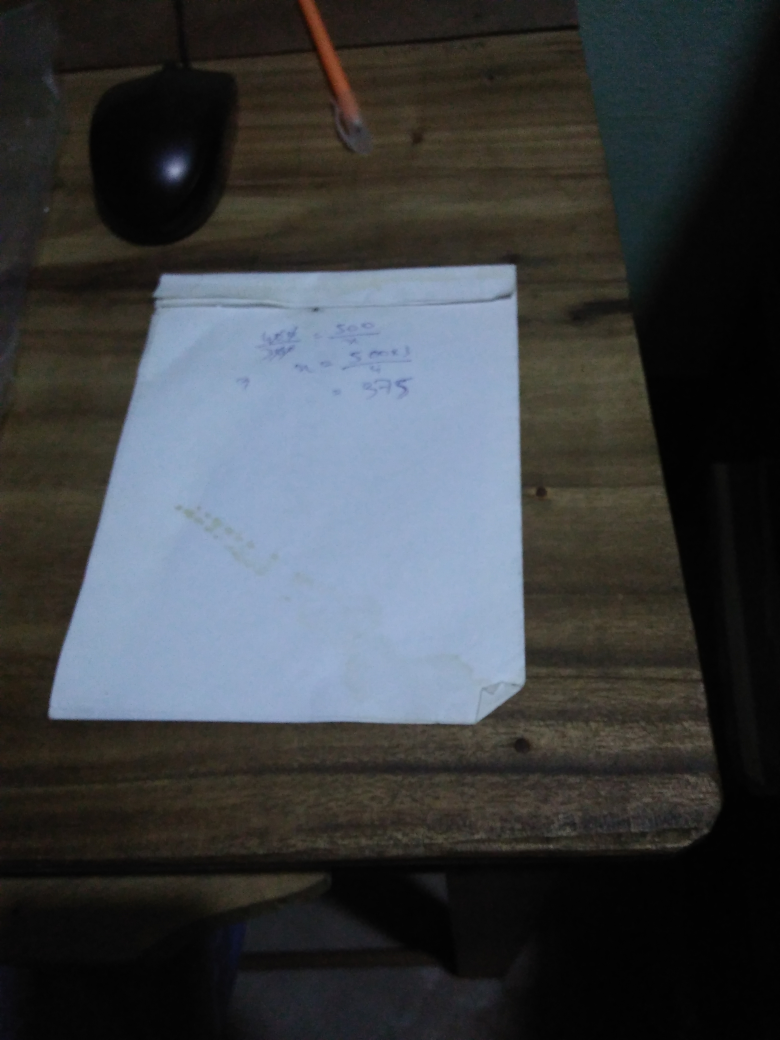
#> input picture Playing with OpenCV/images/contour.jpg, 3120 x 4160 px (shown at 1/4 size)
$ python contours.py   (older library calls are emulated)
#> lines starting #> are read from the running program, lines starting #| are printed output that depends on the picture; after the words box and inside, x2 and y2 are one past the last pixel; in counts of white or black regions, pixels touching at a corner belong together
import numpy as np
import matplotlib as mplt
import cv2

frame = cv2.imread("images/contour.jpg")
#> frame is the input picture: shape (4160, 3120, 3); mean B, G, R 65.2, 62.5, 59.5
img_w = 400
img_h = frame.shape[0]*img_w//frame.shape[1]
#> img_h = 533
frame = cv2.resize(frame, (img_w, img_h))
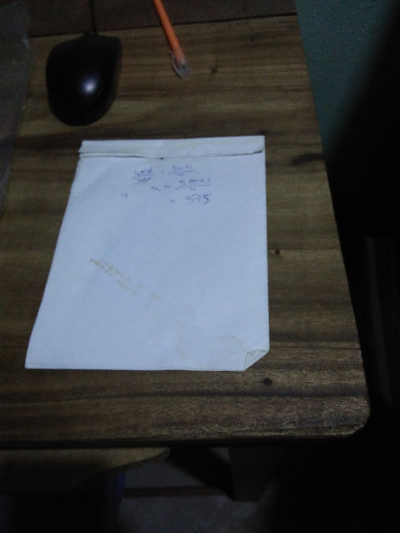
#> frame: shape (533, 400, 3); mean B, G, R 65.1, 62.4, 59.4

gray = cv2.cvtColor(frame, cv2.COLOR_BGR2GRAY)
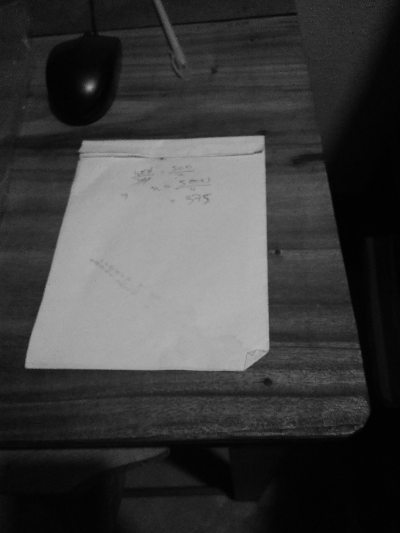
#> gray: shape (533, 400); min 0, max 181, mean 61.8
_, thresh = cv2.threshold(gray, 127, 255, cv2.THRESH_BINARY)
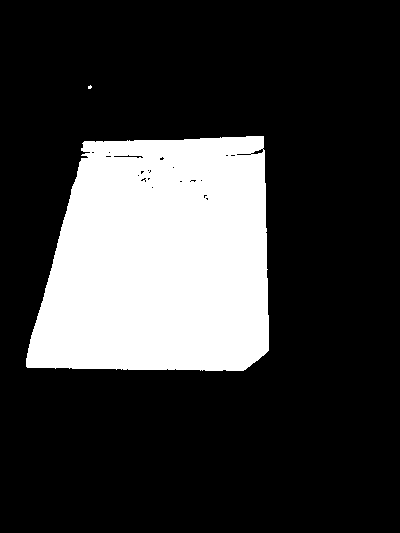
#> thresh: shape (533, 400); 22.8% white; 2 white regions (1 under 20 px)
img, contours, hierarchy = cv2.findContours(thresh, cv2.RETR_LIST, cv2.CHAIN_APPROX_SIMPLE)
#> contours = 27 contours, 23 with area under 20; largest, box (x1, y1, x2, y2) and area: (26, 136, 269, 371) 48278, (113, 154, 144, 159) 62, (250, 148, 264, 155) 42, (236, 153, 252, 156) 28
cnt = contours[4]
#> cnt = [[179, 181], [180, 180], [181, 180], [182, 181], [181, 182], [180, 182]]
cv2.imshow('img', img)
op = cv2.drawContours(img, [cnt], 0, (0,255,0), 3)
#> op: shape (533, 400); 22.8% white; 2 white regions (1 under 20 px), largest, box (x1, y1, x2, y2) and area: (26, 136, 269, 371) 48551

cv2.imshow('op', op)

cv2.waitKey(0)
cv2.destroyAllWindows()
